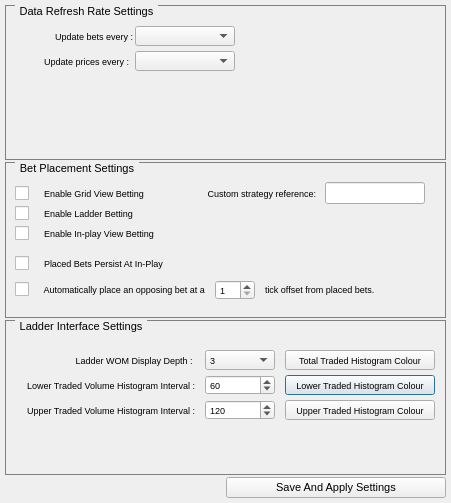
<?xml version="1.0" encoding="UTF-8"?>
<ui version="4.0">
 <class>ProgramSettingsDialog</class>
 <widget class="QDialog" name="ProgramSettingsDialog">
  <property name="geometry">
   <rect>
    <x>0</x>
    <y>0</y>
    <width>451</width>
    <height>503</height>
   </rect>
  </property>
  <property name="windowTitle">
   <string>Program Settings</string>
  </property>
  <layout class="QVBoxLayout" name="verticalLayout" stretch="1,1,1,0">
   <property name="spacing">
    <number>2</number>
   </property>
   <property name="leftMargin">
    <number>5</number>
   </property>
   <property name="topMargin">
    <number>5</number>
   </property>
   <property name="rightMargin">
    <number>5</number>
   </property>
   <property name="bottomMargin">
    <number>5</number>
   </property>
   <item>
    <widget class="QGroupBox" name="gbSettingsMain">
     <property name="font">
      <font>
       <family>Ubuntu</family>
       <pointsize>8</pointsize>
      </font>
     </property>
     <property name="styleSheet">
      <string notr="true">QGroupBox#gbSettingsMain {
     border: 1px solid gray;
     margin-top: 0.5em;
}
QGroupBox#gbSettingsMain::title { 
     subcontrol-origin: margin;
     left: 10px;
     padding: 0 3px 0 3px;
 }</string>
     </property>
     <property name="title">
      <string>Data Refresh Rate Settings</string>
     </property>
     <widget class="QComboBox" name="cbMarketSampleRate">
      <property name="geometry">
       <rect>
        <x>130</x>
        <y>46</y>
        <width>100</width>
        <height>20</height>
       </rect>
      </property>
      <property name="minimumSize">
       <size>
        <width>100</width>
        <height>0</height>
       </size>
      </property>
      <property name="maximumSize">
       <size>
        <width>100</width>
        <height>22</height>
       </size>
      </property>
      <property name="font">
       <font>
        <family>Ubuntu</family>
        <pointsize>7</pointsize>
       </font>
      </property>
     </widget>
     <widget class="QLabel" name="label_11">
      <property name="geometry">
       <rect>
        <x>18</x>
        <y>20</y>
        <width>110</width>
        <height>22</height>
       </rect>
      </property>
      <property name="minimumSize">
       <size>
        <width>110</width>
        <height>0</height>
       </size>
      </property>
      <property name="maximumSize">
       <size>
        <width>110</width>
        <height>22</height>
       </size>
      </property>
      <property name="font">
       <font>
        <family>Ubuntu</family>
        <pointsize>7</pointsize>
       </font>
      </property>
      <property name="text">
       <string>Update bets every :</string>
      </property>
      <property name="alignment">
       <set>Qt::AlignRight|Qt::AlignTrailing|Qt::AlignVCenter</set>
      </property>
     </widget>
     <widget class="QComboBox" name="cbBetsSampleRate">
      <property name="geometry">
       <rect>
        <x>130</x>
        <y>21</y>
        <width>100</width>
        <height>20</height>
       </rect>
      </property>
      <property name="minimumSize">
       <size>
        <width>100</width>
        <height>0</height>
       </size>
      </property>
      <property name="maximumSize">
       <size>
        <width>100</width>
        <height>22</height>
       </size>
      </property>
      <property name="font">
       <font>
        <family>Ubuntu</family>
        <pointsize>7</pointsize>
       </font>
      </property>
     </widget>
     <widget class="QLabel" name="label_9">
      <property name="geometry">
       <rect>
        <x>14</x>
        <y>45</y>
        <width>110</width>
        <height>22</height>
       </rect>
      </property>
      <property name="minimumSize">
       <size>
        <width>110</width>
        <height>0</height>
       </size>
      </property>
      <property name="maximumSize">
       <size>
        <width>110</width>
        <height>22</height>
       </size>
      </property>
      <property name="font">
       <font>
        <family>Ubuntu</family>
        <pointsize>7</pointsize>
       </font>
      </property>
      <property name="text">
       <string>Update prices every :</string>
      </property>
      <property name="alignment">
       <set>Qt::AlignRight|Qt::AlignTrailing|Qt::AlignVCenter</set>
      </property>
     </widget>
    </widget>
   </item>
   <item>
    <widget class="QGroupBox" name="gbBetPlacementSettings">
     <property name="font">
      <font>
       <family>Ubuntu</family>
       <pointsize>8</pointsize>
      </font>
     </property>
     <property name="styleSheet">
      <string notr="true">QGroupBox#gbBetPlacementSettings {
     border: 1px solid gray;
     margin-top: 0.5em;
}
QGroupBox#gbBetPlacementSettings::title { 
     subcontrol-origin: margin;
     left: 10px;
     padding: 0 3px 0 3px;
 }</string>
     </property>
     <property name="title">
      <string>Bet Placement Settings</string>
     </property>
     <widget class="QCheckBox" name="chkBetPersistenceFlag">
      <property name="geometry">
       <rect>
        <x>10</x>
        <y>90</y>
        <width>150</width>
        <height>23</height>
       </rect>
      </property>
      <property name="font">
       <font>
        <family>Ubuntu</family>
        <pointsize>7</pointsize>
       </font>
      </property>
      <property name="text">
       <string>    Placed Bets Persist At In-Play</string>
      </property>
     </widget>
     <widget class="QSpinBox" name="sbAutoPlaceOffsetBet">
      <property name="geometry">
       <rect>
        <x>210</x>
        <y>118</y>
        <width>40</width>
        <height>20</height>
       </rect>
      </property>
      <property name="maximumSize">
       <size>
        <width>16777215</width>
        <height>20</height>
       </size>
      </property>
      <property name="font">
       <font>
        <family>Ubuntu</family>
        <pointsize>7</pointsize>
       </font>
      </property>
      <property name="readOnly">
       <bool>false</bool>
      </property>
      <property name="minimum">
       <number>1</number>
      </property>
      <property name="maximum">
       <number>300</number>
      </property>
      <property name="value">
       <number>1</number>
      </property>
     </widget>
     <widget class="QCheckBox" name="chkAutoPlaceOffsetBet">
      <property name="geometry">
       <rect>
        <x>10</x>
        <y>116</y>
        <width>200</width>
        <height>23</height>
       </rect>
      </property>
      <property name="font">
       <font>
        <family>Ubuntu</family>
        <pointsize>7</pointsize>
       </font>
      </property>
      <property name="text">
       <string>    Automatically place an opposing bet at a</string>
      </property>
     </widget>
     <widget class="QLabel" name="label">
      <property name="geometry">
       <rect>
        <x>260</x>
        <y>119</y>
        <width>121</width>
        <height>17</height>
       </rect>
      </property>
      <property name="font">
       <font>
        <family>Ubuntu</family>
        <pointsize>7</pointsize>
       </font>
      </property>
      <property name="text">
       <string>tick offset from placed bets.</string>
      </property>
     </widget>
     <widget class="QCheckBox" name="chkLadderBettingEnabled">
      <property name="geometry">
       <rect>
        <x>10</x>
        <y>40</y>
        <width>200</width>
        <height>23</height>
       </rect>
      </property>
      <property name="font">
       <font>
        <family>Ubuntu</family>
        <pointsize>7</pointsize>
       </font>
      </property>
      <property name="text">
       <string>    Enable Ladder Betting</string>
      </property>
     </widget>
     <widget class="QCheckBox" name="chkInPlayViewBettingEnabled">
      <property name="geometry">
       <rect>
        <x>10</x>
        <y>60</y>
        <width>200</width>
        <height>23</height>
       </rect>
      </property>
      <property name="font">
       <font>
        <family>Ubuntu</family>
        <pointsize>7</pointsize>
       </font>
      </property>
      <property name="text">
       <string>    Enable In-play View Betting</string>
      </property>
     </widget>
     <widget class="QCheckBox" name="chkGridViewBettingEnabled">
      <property name="geometry">
       <rect>
        <x>10</x>
        <y>20</y>
        <width>200</width>
        <height>23</height>
       </rect>
      </property>
      <property name="font">
       <font>
        <family>Ubuntu</family>
        <pointsize>7</pointsize>
       </font>
      </property>
      <property name="text">
       <string>    Enable Grid View Betting</string>
      </property>
     </widget>
     <widget class="QLineEdit" name="leCustomerStratRef">
      <property name="geometry">
       <rect>
        <x>320</x>
        <y>20</y>
        <width>100</width>
        <height>22</height>
       </rect>
      </property>
      <property name="minimumSize">
       <size>
        <width>100</width>
        <height>22</height>
       </size>
      </property>
      <property name="maximumSize">
       <size>
        <width>100</width>
        <height>22</height>
       </size>
      </property>
     </widget>
     <widget class="QLabel" name="label_2">
      <property name="geometry">
       <rect>
        <x>190</x>
        <y>23</y>
        <width>121</width>
        <height>17</height>
       </rect>
      </property>
      <property name="font">
       <font>
        <family>Ubuntu</family>
        <pointsize>7</pointsize>
       </font>
      </property>
      <property name="text">
       <string>Custom strategy reference:</string>
      </property>
      <property name="alignment">
       <set>Qt::AlignRight|Qt::AlignTrailing|Qt::AlignVCenter</set>
      </property>
     </widget>
    </widget>
   </item>
   <item>
    <widget class="QGroupBox" name="gbLadderSettings">
     <property name="font">
      <font>
       <family>Ubuntu</family>
       <pointsize>8</pointsize>
      </font>
     </property>
     <property name="styleSheet">
      <string notr="true">QGroupBox#gbLadderSettings {
     border: 1px solid gray;
     margin-top: 0.5em;
}
QGroupBox#gbLadderSettings::title { 
     subcontrol-origin: margin;
     left: 10px;
     padding: 0 3px 0 3px;
 }</string>
     </property>
     <property name="title">
      <string>Ladder Interface Settings</string>
     </property>
     <widget class="QLabel" name="label_12">
      <property name="geometry">
       <rect>
        <x>30</x>
        <y>29</y>
        <width>160</width>
        <height>22</height>
       </rect>
      </property>
      <property name="minimumSize">
       <size>
        <width>110</width>
        <height>0</height>
       </size>
      </property>
      <property name="maximumSize">
       <size>
        <width>200</width>
        <height>22</height>
       </size>
      </property>
      <property name="font">
       <font>
        <family>Ubuntu</family>
        <pointsize>7</pointsize>
       </font>
      </property>
      <property name="text">
       <string>Ladder WOM Display Depth : </string>
      </property>
      <property name="alignment">
       <set>Qt::AlignRight|Qt::AlignTrailing|Qt::AlignVCenter</set>
      </property>
     </widget>
     <widget class="QComboBox" name="cbWOMDepth">
      <property name="geometry">
       <rect>
        <x>200</x>
        <y>30</y>
        <width>70</width>
        <height>20</height>
       </rect>
      </property>
      <property name="minimumSize">
       <size>
        <width>10</width>
        <height>0</height>
       </size>
      </property>
      <property name="maximumSize">
       <size>
        <width>300</width>
        <height>22</height>
       </size>
      </property>
      <property name="font">
       <font>
        <family>Ubuntu</family>
        <pointsize>7</pointsize>
       </font>
      </property>
      <property name="currentIndex">
       <number>2</number>
      </property>
      <item>
       <property name="text">
        <string>1</string>
       </property>
      </item>
      <item>
       <property name="text">
        <string>2</string>
       </property>
      </item>
      <item>
       <property name="text">
        <string>3</string>
       </property>
      </item>
      <item>
       <property name="text">
        <string>4</string>
       </property>
      </item>
      <item>
       <property name="text">
        <string>5</string>
       </property>
      </item>
      <item>
       <property name="text">
        <string>6</string>
       </property>
      </item>
      <item>
       <property name="text">
        <string>7</string>
       </property>
      </item>
      <item>
       <property name="text">
        <string>8</string>
       </property>
      </item>
      <item>
       <property name="text">
        <string>9</string>
       </property>
      </item>
      <item>
       <property name="text">
        <string>10</string>
       </property>
      </item>
     </widget>
     <widget class="QSpinBox" name="sbLadderHistInterval1">
      <property name="geometry">
       <rect>
        <x>200</x>
        <y>55</y>
        <width>70</width>
        <height>20</height>
       </rect>
      </property>
      <property name="maximumSize">
       <size>
        <width>16777215</width>
        <height>20</height>
       </size>
      </property>
      <property name="font">
       <font>
        <family>Ubuntu</family>
        <pointsize>7</pointsize>
       </font>
      </property>
      <property name="readOnly">
       <bool>false</bool>
      </property>
      <property name="minimum">
       <number>1</number>
      </property>
      <property name="maximum">
       <number>599</number>
      </property>
      <property name="value">
       <number>60</number>
      </property>
     </widget>
     <widget class="QLabel" name="lblChooseRunner_9">
      <property name="geometry">
       <rect>
        <x>10</x>
        <y>55</y>
        <width>180</width>
        <height>20</height>
       </rect>
      </property>
      <property name="maximumSize">
       <size>
        <width>16777215</width>
        <height>20</height>
       </size>
      </property>
      <property name="font">
       <font>
        <family>Ubuntu</family>
        <pointsize>7</pointsize>
       </font>
      </property>
      <property name="text">
       <string>Lower Traded Volume Histogram Interval :</string>
      </property>
      <property name="alignment">
       <set>Qt::AlignRight|Qt::AlignTrailing|Qt::AlignVCenter</set>
      </property>
     </widget>
     <widget class="QLabel" name="lblChooseRunner_10">
      <property name="geometry">
       <rect>
        <x>10</x>
        <y>80</y>
        <width>180</width>
        <height>20</height>
       </rect>
      </property>
      <property name="maximumSize">
       <size>
        <width>16777215</width>
        <height>20</height>
       </size>
      </property>
      <property name="font">
       <font>
        <family>Ubuntu</family>
        <pointsize>7</pointsize>
       </font>
      </property>
      <property name="text">
       <string>Upper Traded Volume Histogram Interval :</string>
      </property>
      <property name="alignment">
       <set>Qt::AlignRight|Qt::AlignTrailing|Qt::AlignVCenter</set>
      </property>
     </widget>
     <widget class="QSpinBox" name="sbLadderHistInterval2">
      <property name="geometry">
       <rect>
        <x>200</x>
        <y>80</y>
        <width>70</width>
        <height>20</height>
       </rect>
      </property>
      <property name="maximumSize">
       <size>
        <width>16777215</width>
        <height>20</height>
       </size>
      </property>
      <property name="font">
       <font>
        <family>Ubuntu</family>
        <pointsize>7</pointsize>
       </font>
      </property>
      <property name="readOnly">
       <bool>false</bool>
      </property>
      <property name="minimum">
       <number>2</number>
      </property>
      <property name="maximum">
       <number>600</number>
      </property>
      <property name="value">
       <number>120</number>
      </property>
     </widget>
     <widget class="QPushButton" name="btnLowerHistCol">
      <property name="geometry">
       <rect>
        <x>280</x>
        <y>55</y>
        <width>150</width>
        <height>20</height>
       </rect>
      </property>
      <property name="font">
       <font>
        <family>Ubuntu</family>
        <pointsize>7</pointsize>
       </font>
      </property>
      <property name="text">
       <string>Lower Traded Histogram Colour</string>
      </property>
     </widget>
     <widget class="QPushButton" name="btnUpperHistCol">
      <property name="geometry">
       <rect>
        <x>280</x>
        <y>80</y>
        <width>150</width>
        <height>20</height>
       </rect>
      </property>
      <property name="font">
       <font>
        <family>Ubuntu</family>
        <pointsize>7</pointsize>
       </font>
      </property>
      <property name="text">
       <string>Upper Traded Histogram Colour</string>
      </property>
     </widget>
     <widget class="QPushButton" name="btnTotalVolHistCol">
      <property name="geometry">
       <rect>
        <x>280</x>
        <y>30</y>
        <width>150</width>
        <height>20</height>
       </rect>
      </property>
      <property name="font">
       <font>
        <family>Ubuntu</family>
        <pointsize>7</pointsize>
       </font>
      </property>
      <property name="text">
       <string>Total Traded Histogram Colour</string>
      </property>
     </widget>
    </widget>
   </item>
   <item>
    <layout class="QHBoxLayout" name="horizontalLayout" stretch="1,1">
     <property name="bottomMargin">
      <number>0</number>
     </property>
     <item>
      <spacer name="horizontalSpacer">
       <property name="orientation">
        <enum>Qt::Horizontal</enum>
       </property>
       <property name="sizeHint" stdset="0">
        <size>
         <width>40</width>
         <height>20</height>
        </size>
       </property>
      </spacer>
     </item>
     <item>
      <widget class="QPushButton" name="btnSaveSettings">
       <property name="font">
        <font>
         <family>Ubuntu</family>
         <pointsize>8</pointsize>
        </font>
       </property>
       <property name="text">
        <string>Save And Apply Settings</string>
       </property>
      </widget>
     </item>
    </layout>
   </item>
  </layout>
 </widget>
 <resources/>
 <connections/>
</ui>
